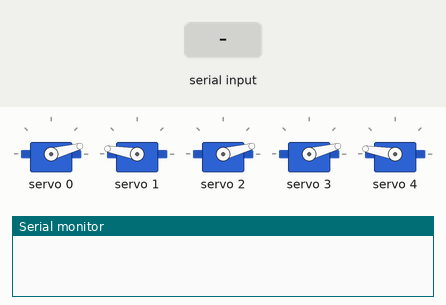
This sketch was run on a simulated Arduino Uno, built with avr-gcc and run on an emulated ATmega328P. Parts: 5 × servo, the last lines printed to the serial monitor. The test bench sets the inputs (shaded band).

Above: at 1.3 s.
1.4 s: "1" received over Serial
At 1.8 s:
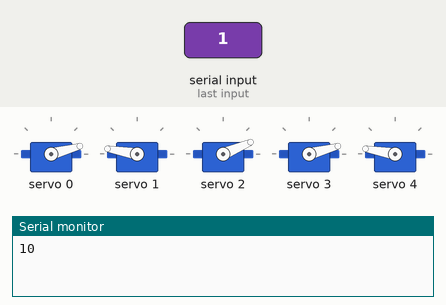
2.9 s: "3" received over Serial
At 3.6 s:
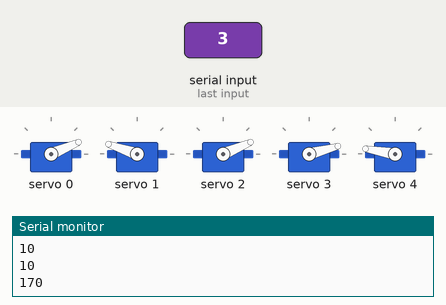
4.4 s: "2" received over Serial
At 5.3 s:
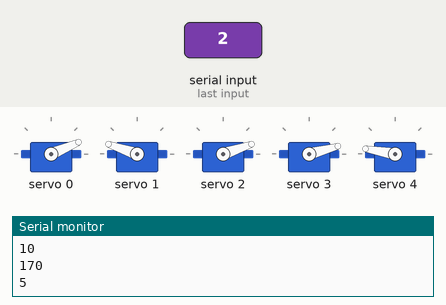
5.9 s: "5" received over Serial
At 6.4 s:
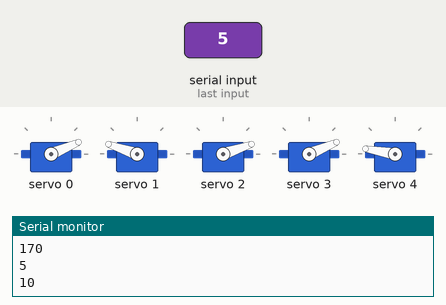
7.4 s: "4" received over Serial
At 8.2 s:
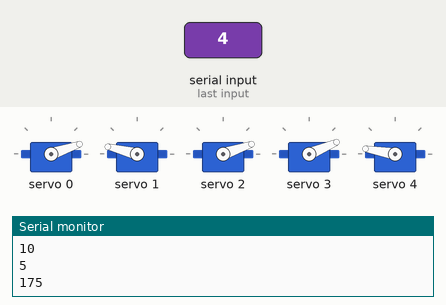
8.9 s: "1" received over Serial
At 9.9 s:
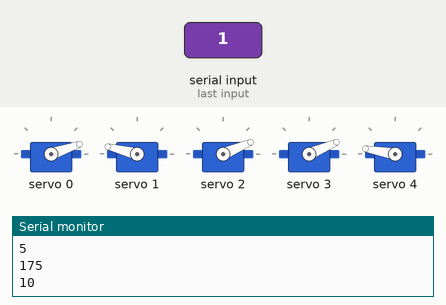
Timing chart, 0 to 11.4 s (numbered marks = the images above; inputs shaded):
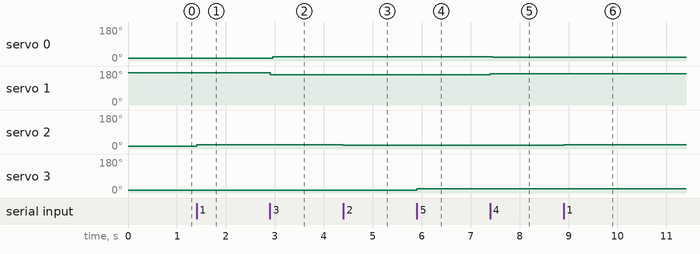

The sketch:

Brazo.ino
```cpp
#include <Wire.h>
#include <Adafruit_PWMServoDriver.h>

Adafruit_PWMServoDriver servos = Adafruit_PWMServoDriver(0x40);

unsigned int pos_0 = 172; // Calculo de pulsos para 0 grados
unsigned int pos_180 = 565; //Calculo de pulsos para 180 grados

const int servo_ch_1 = 0,servo_ch_2 = 1,servo_ch_3 = 2,servo_ch_4 = 3,servo_ch_5 = 4;// asignar el canal

int PosicionS1 = 0,PosicionS2 = 180,PosicionS3 = 0,PosicionS4 = 0,PosicionS5 = 180;

void movServo(uint8_t n_servo, int angulo) {
  int duty;
  duty = map(angulo, 0, 180, pos_0, pos_180);
  servos.setPWM(n_servo, 0, duty);
}

void MoveMid(bool Direccion){

  if(Direccion){
    PosicionS1+=5;
    PosicionS2-=5;
    movServo(servo_ch_2, PosicionS2); //Mover servo del canal 1
    delay(50);
    movServo(servo_ch_1, PosicionS1); //Mover servo del canal 1
    delay(50);
  }
  else{
    PosicionS1-=5;
    PosicionS2+=5;
    movServo(servo_ch_2, PosicionS2); //Mover servo del canal 1
    delay(50);
    movServo(servo_ch_1, PosicionS1); //Mover servo del canal 1
    delay(50);
  }
  Serial.println(PosicionS1);
  Serial.println(PosicionS2);
}

void MoveBase(bool Direccion){ //HIGH para sumar
  if(Direccion){
    PosicionS3+=5;
    movServo(servo_ch_3, PosicionS3); //Mover servo del canal 1
    delay(50);
  }
  else{
    PosicionS3-=5;
  movServo(servo_ch_3, PosicionS3); //Mover servo del canal 1

  delay(50);
  }

  Serial.println(PosicionS3);

}

void MoveEfector(bool Direccion){

  if(Direccion){
    PosicionS4+=5;
    movServo(servo_ch_4, PosicionS4); //Mover servo del canal 1
    delay(50);
  }
  else{
    PosicionS4-=5;
  movServo(servo_ch_4, PosicionS4); //Mover servo del canal 1

  delay(100);
  }

  Serial.println(PosicionS4);

}
void Gripper(bool Direccion){
   if(Direccion){
    PosicionS5+=5;
    movServo(servo_ch_5, PosicionS5); //Mover servo del canal 1
    delay(50);
  }
  else{
    PosicionS5-=5;
  movServo(servo_ch_5, PosicionS5); //Mover servo del canal 1

  delay(100);
  }

  Serial.println(PosicionS5);
}


void Inicial(){
  PosicionS1 = 0,PosicionS2 = 180,PosicionS3 = 0,PosicionS4 = 0,PosicionS5 = 180;
  movServo(servo_ch_1, PosicionS1); //Mover servo del canal 1

  movServo(servo_ch_2, PosicionS2); //Mover servo del canal 1

  movServo(servo_ch_3, PosicionS3); //Mover servo del canal 1

  movServo(servo_ch_4, PosicionS4); //Mover servo del canal 1

  movServo(servo_ch_5, PosicionS5); //Mover servo del canal 1
  delay(100);


}

void VerificarAngulo(){
  if(PosicionS1 > 175){
    PosicionS1 = 175;
  }
  else if(PosicionS1 < 5){
    PosicionS1 = 5;
  }

  if(PosicionS2 > 175){
    PosicionS2 = 175;
  }
  else if(PosicionS2 < 5){
    PosicionS2 = 5;
  }

  if(PosicionS3 > 175){
    PosicionS3 = 175;
  }
  else if(PosicionS3 < 5){
    PosicionS3 = 5;
  }
  if(PosicionS4 > 175){
    PosicionS4 = 175;
  }
  else if(PosicionS4 < 5){
    PosicionS4 = 5;
  }
  if(PosicionS5 > 175){
    PosicionS5 = 175;
  }
  else if(PosicionS5 < 5){
    PosicionS5 = 5;
  }
}

void setup() {
  Serial.begin(9600);
  servos.begin();
  servos.setPWMFreq(60); //Frecuecia PWM de 60Hz
  Inicial();


}

void loop() {
  if(Serial.available()){
    char dato = Serial.read();
    VerificarAngulo();

    if(dato =='0'){
      Gripper(HIGH);
    }
    else if(dato =='a'){
      Gripper(LOW);
    }
    else if(dato =='1'){
      MoveBase(HIGH);
    }
    else if(dato =='2'){
      MoveBase(LOW);
    }
    else if(dato =='3'){
      MoveMid(HIGH);
    }
    else if(dato =='4'){
      MoveMid(LOW);
    }
     else if(dato =='5'){
      MoveEfector(HIGH);
    }
    else if(dato =='6'){
      MoveEfector(LOW);
    }
    else if(dato =='7'){
      MoveEfector(HIGH);
    }
    else if(dato =='8'){
      MoveEfector(LOW);
    }

    else if(dato =='9'){
      Inicial();
    }

    delay(100);
  }


}
```

Measured:
- after the input at 1.4 s, servo 2: 15° → 23° at once
- after the input at 2.9 s, servo 0: 15° → 23° after 0.05 s; servo 1: 170° → 161° at once
- after the input at 4.4 s, servo 2: 23° → 19° at once
- after the input at 5.9 s, servo 3: 15° → 23° at once
- after the input at 7.4 s, servo 0: 23° → 19° after 0.05 s; servo 1: 161° → 166° at once
- after the input at 8.9 s, servo 2: 19° → 23° at once
